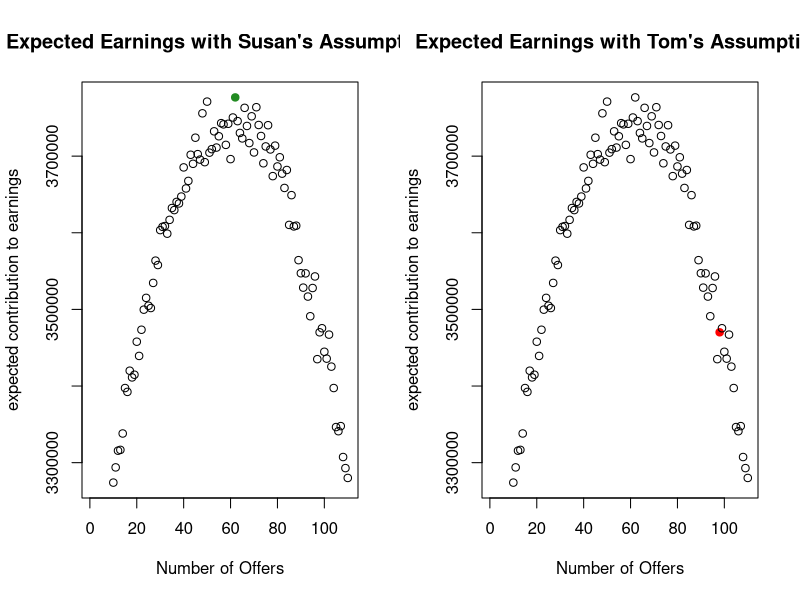
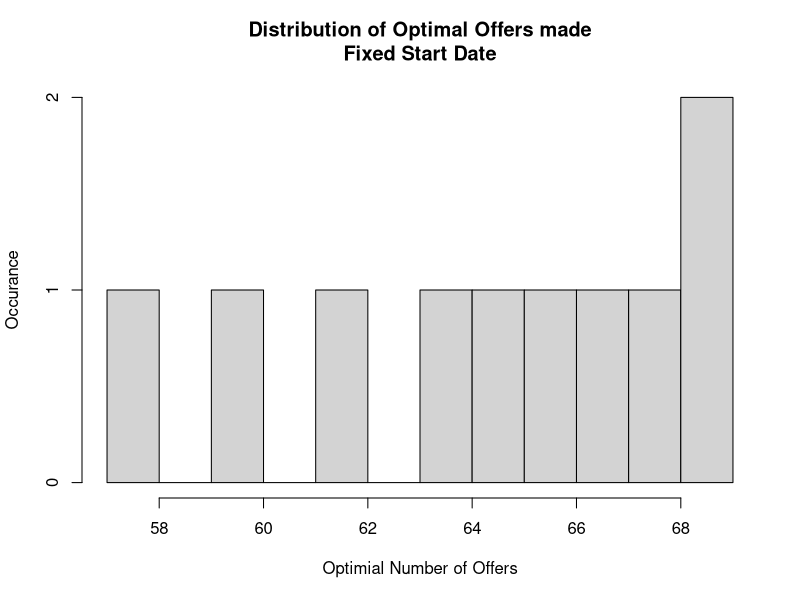
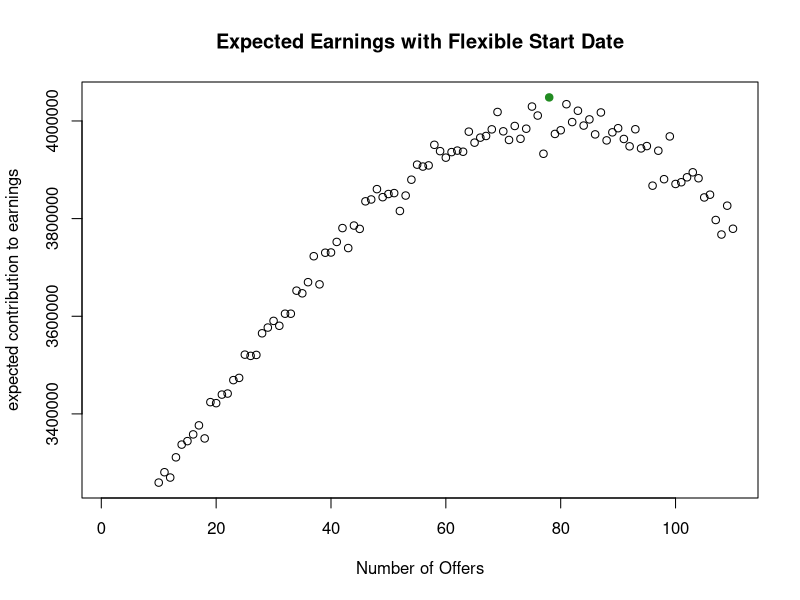
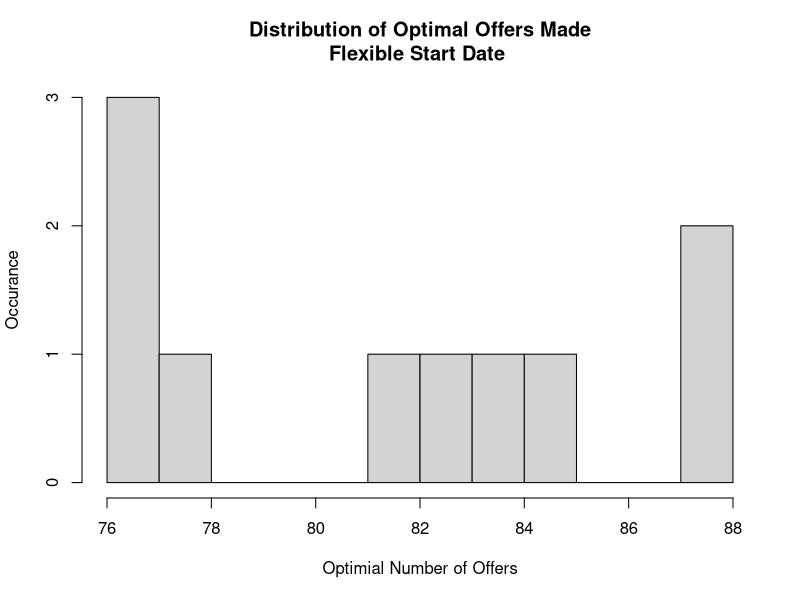
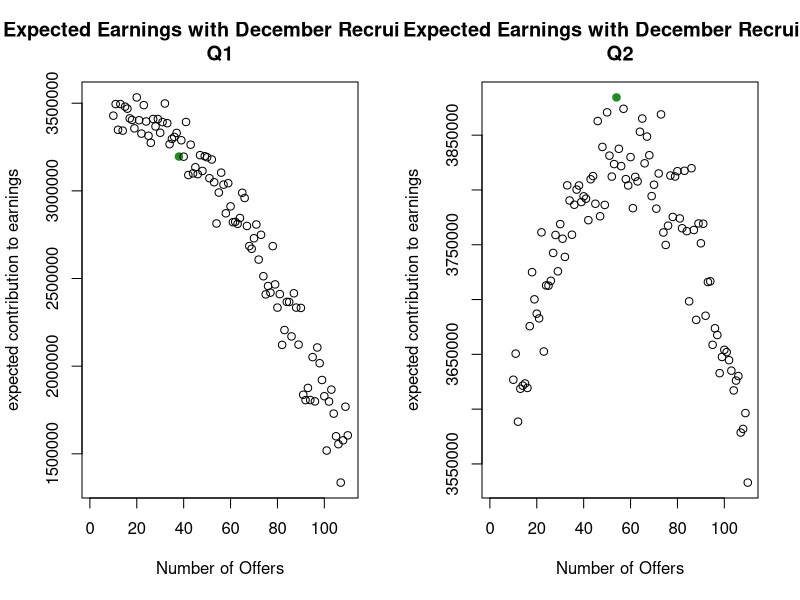

The R source for these figures, in order: (Note: this script raises an error after producing the figures.)
#############################################
#### Susan's Model for Fixed Start Date ##### 
#############################################
contributions = function(q){
  offersmade = q
  new_analyst = rbinom(1,offersmade, .7)
  retention = c(runif(1,.90,1),runif(4,.95,1),runif(1,.8,1),runif(3,.9,1),runif(1,.8,1),runif(3,.9,1),runif(2,.95,1))
  new_analyst1 = c(0,0,new_analyst,0,0,0,0,0,0,0,0,0,0,0,0)
  demand_hist = c(105,95,75,70,70,110,105,90,65,80,90,120,105,95,75)
  unexpected = rnorm(1, mean = 0, sd = 0.05)
  noise = rnorm(15, mean = 0, sd = 0.1)
  actual = c()
  for(i in 1:15){
    actual[i] = demand_hist[i]*(1+unexpected)*(1+noise[i])
  }
  analyst_next = c(63)
  for(i in 1:14){
    analyst_next[i+1] = analyst_next[i]*retention[i]+new_analyst1[i]
  }
  short = c()
  for(i in 1:15){
    if (analyst_next[i]-actual[i]<0){
      short[i]=-1*(analyst_next[i]-actual[i])
    }
    else
      short[i]=0
  }
  excess = c()
  for(i in 1:15){
    if(analyst_next[i]-actual[i]>0){
      excess[i] = analyst_next[i]-actual[i]
    }
    else
      excess[i] = 0
  }
  excess_cost=6000
  short_cost=3600
  base_contribution=4000
  earnings=c()
  for(i in 1:15){
    earnings[i] = base_contribution*actual[i]-(short[i]*short_cost+excess[i]*excess_cost)
  }
  sum(earnings)
}



###################################################
#### Optimum Offers Made for Fixed Start Date ##### 
###################################################
earnings_total = c()
bestq = c()
for (i in 10:110){
  etmp <- c()
  for (j in 1:100){
    etmp[j]<-contributions(i)
  }
  earnings_total[i-9] <- mean(etmp)
}
(bestq = which.max(earnings_total)+9)


## Shift earnings_total's index backwards so that it starts from 10
new_earnings_total = c()
for(i in 1:length(earnings_total)){
  new_earnings_total[i+9] = earnings_total[i]
}
par(mfrow=c(1,2))
index = seq(1,110,1)
plot(index, new_earnings_total, col=ifelse(index == bestq,"forestgreen","black"), pch = ifelse(index==bestq,19,1), xlab = 'Number of Offers', ylab = 'expected contribution to earnings',
     main = "Expected Earnings with Susan's Assumption")
plot(index, new_earnings_total, col=ifelse(index == 98,"red","black"), pch = ifelse(index==98,19,1),xlab = 'Number of Offers', ylab = 'expected contribution to earnings',
     main = "Expected Earnings with Tom's Assumption")
diff_earnings = new_earnings_total[bestq]-new_earnings_total[98]
max_fixed_earnings = new_earnings_total[bestq]


## Simulate the best q multiple times so that we could draw a distribution
best_bestq = c()
for (a in 1:10){
  for (i in 10:110){
    etmp <- c()
    for (j in 1:100){
      etmp[j]<-contributions(i)
    }
    earnings_total[i-9] <- mean(etmp)
  }
  bestq = which.max(earnings_total)+9
  best_bestq[a]=bestq
}
par(mfrow=c(1,1))
hist(best_bestq, breaks = 10, main = "Distribution of Optimal Offers made\nFixed Start Date", xlab = "Optimial Number of Offers",
     ylab = "Occurance")



################################################
#### Susan's Model for Flexible Start Date ##### 
################################################
flex = function(q){
  offersmade = q
  new_analyst = rbinom(1,offersmade, .7)
  new_analyst_sep = runif(1,.7,1)*(new_analyst/2)
  retention = c(runif(1,.90,1),runif(4,.95,1),runif(1,.8,1),runif(3,.9,1),runif(1,.8,1),runif(3,.9,1),runif(2,.95,1))
  new_analyst1 = c(0,0,new_analyst/2,0,new_analyst_sep,0,0,0,0,0,0,0,0,0,0)
  demand_hist = c(105,95,75,70,70,110,105,90,65,80,90,120,105,95,75)
  unexpected = rnorm(1, mean = 0, sd = 0.05)
  noise = rnorm(15, mean = 0, sd = 0.1)
  actual = c()
  for(i in 1:15){
    actual[i] = demand_hist[i]*(1+unexpected)*(1+noise[i])
  }
  analyst_next = c(63)
  for(i in 1:14){
    analyst_next[i+1] = analyst_next[i]*retention[i]+new_analyst1[i]
  }
  short = c()
  for(i in 1:15){
    if (analyst_next[i]-actual[i]<0){
      short[i]=-1*(analyst_next[i]-actual[i])
    }
    else
      short[i]=0
  }
  excess = c()
  for(i in 1:15){
    if(analyst_next[i]-actual[i]>0){
      excess[i] = analyst_next[i]-actual[i]
    }
    else
      excess[i] = 0
  }
  excess_cost=6000
  short_cost=3600
  base_contribution=4000
  earnings=c()
  for(i in 1:15){
    earnings[i] = base_contribution*actual[i]-(short[i]*short_cost+excess[i]*excess_cost)
  }
  sum(earnings)
}



######################################################
#### Optimum Offers Made for Flexible Start Date ##### 
######################################################
earnings_total = c()
bestq = c()
for (i in 10:110){
  etmp <- c()
  for (j in 1:100){
    etmp[j]<-flex(i)
  }
  earnings_total[i-9] <- mean(etmp)
}
(bestq = which.max(earnings_total)+9)


new_earnings_total = c()
for(i in 1:length(earnings_total)){
  new_earnings_total[i+9] = earnings_total[i]
}
par(mfrow=c(1,1))
index = seq(1,110,1)
plot(index, new_earnings_total, col=ifelse(index == bestq,"forestgreen","black"), pch = ifelse(index==bestq,19,1), xlab = 'Number of Offers', ylab = 'expected contribution to earnings',
     main = "Expected Earnings with Flexible Start Date")


best_bestq = c()
for (a in 1:10){
  for (i in 10:110){
    etmp <- c()
    for (j in 1:100){
      etmp[j]<-flex(i)
    }
    earnings_total[i-9] <- mean(etmp)
  }
  bestq = which.max(earnings_total)+9
  best_bestq[a]=bestq
}
par(mfrow=c(1,1))
hist(best_bestq, breaks = 10, main = "Distribution of Optimal Offers Made\nFlexible Start Date ", xlab = "Optimial Number of Offers",
     ylab = "Occurance")
max_flex_earning = new_earnings_total[bestq]
(diff_earnings_starts=max_flex_earning - max_fixed_earnings)



#################################################################
#### Susan's Model for Mid-Year Recruiting Fixed Start Date ##### 
#################################################################
mid_fixed = function(q1,q2){
  offersmade_jun = q1
  offersmade_dec = q2
  new_analyst_jun = rbinom(1,offersmade_jun,.7)
  new_analyst_dec = rbinom(1,offersmade_dec,.7)
  retention = c(runif(1,.90,1),runif(4,.95,1),runif(1,.8,1),runif(3,.9,1),runif(1,.8,1),runif(3,.9,1),runif(2,.95,1))
  new_analyst1 = c(0,0,new_analyst_jun,0,0,0,0,0,new_analyst_dec,0,0,0,0,0,0)
  demand_hist = c(105,95,75,70,70,110,105,90,65,80,90,120,105,95,75)
  unexpected = rnorm(1, mean = 0, sd = 0.05)
  noise = rnorm(15, mean = 0, sd = 0.1)
  actual = c()
  for(i in 1:15){
    actual[i] = demand_hist[i]*(1+unexpected)*(1+noise[i])
  }
  analyst_next = c(63)
  for(i in 1:14){
    analyst_next[i+1] = analyst_next[i]*retention[i]+new_analyst1[i]
  }
  short = c()
  for(i in 1:15){
    if (analyst_next[i]-actual[i]<0){
      short[i]=-1*(analyst_next[i]-actual[i])
    }
    else
      short[i]=0
  }
  excess = c()
  for(i in 1:15){
    if(analyst_next[i]-actual[i]>0){
      excess[i] = analyst_next[i]-actual[i]
    }
    else
      excess[i] = 0
  }
  excess_cost=6000
  short_cost=3600
  base_contribution=4000
  dec_cost=22000
  earnings=c()
  for(i in 1:15){
    earnings[i] = base_contribution*actual[i]-(short[i]*short_cost+excess[i]*excess_cost)-dec_cost
  }
  sum(earnings)
}



#######################################################################
#### Optimum Offers Made for December Recruiting Fixed Start Date ##### 
#######################################################################
earnings_total1 = c()
earnings_total2 = c()
bestq1 = c()
bestq2 = c()
for(a in 10:110){
  for (i in 10:110){
    etmp <- c()
    for (j in 1:20){
      etmp[j]<-mid_fixed(i,a)
    }
    earnings_total1[i-9] <- mean(etmp)
  }
  earnings_total2[a-9] = max(earnings_total1)
  bestq1[a] = which.max(earnings_total1)+9
}
(bestq2 = which.max(earnings_total2)+9)
(bestq1 = bestq1[bestq2])


new_earnings_total1 = c()
new_earnings_total2 = c()
for(i in 1:length(earnings_total1)){
  new_earnings_total1[i+9] = earnings_total1[i]
}
for(i in 1:length(earnings_total2)){
  new_earnings_total2[i+9] = earnings_total2[i]
}
par(mfrow=c(1,2))
index = seq(1,110,1)
plot(index, new_earnings_total1, col=ifelse(index == bestq1,"forestgreen","black"), pch = ifelse(index==bestq1,19,1), xlab = 'Number of Offers', ylab = 'expected contribution to earnings',
     main = "Expected Earnings with December Recruiting\nQ1")
plot(index, new_earnings_total2, col=ifelse(index == bestq2,"forestgreen","black"), pch = ifelse(index==bestq2,19,1), xlab = 'Number of Offers', ylab = 'expected contribution to earnings',
     main = "Expected Earnings with December Recruiting\nQ2")


q1 = sample(20:50,100,replace = T)
q2 = sample(45:80,100,replace = T)
for(a in 1:30){
  best_earnings = c()
  for(i in 1:100){
    best_earnings[i] = mid_fixed(q1[i],q2[i])
  }
  location[a]=which.max(best_earnings)
}
par(mfrow=c(1,2))
hist(q1[location], breaks = 15, main = "Distribution of Optimal Offers Made\nDecember Recruiting with Fixed Start Date", xlab = "Optimial Number of Offers",
     ylab = "Occurance")
hist(q2[location], breaks = 15, main = "Distribution of Optimal Offers Made\nDecember Recruiting with Fixed Start Date", xlab = "Optimial Number of Offers",
     ylab = "Occurance")



####################################################################
#### Susan's Model for Mid-Year Recruiting Flexible Start Date ##### 
####################################################################
mid_flex = function(q1,q2){
  offersmade_jun = q1
  offersmade_dec = q2
  new_analyst_jun = rbinom(1,offersmade_jun,.7)
  new_analyst_aug = runif(1,.7,1)*(new_analyst_jun/2)
  new_analyst_dec = rbinom(1,offersmade_dec,.7)
  new_analyst_feb = runif(1,.7,1)*(new_analyst_dec/2)
  retention = c(runif(1,.90,1),runif(4,.95,1),runif(1,.8,1),runif(3,.9,1),runif(1,.8,1),runif(3,.9,1),runif(2,.95,1))
  new_analyst1 = c(0,0,new_analyst_jun/2,0,new_analyst_aug,0,0,0,new_analyst_dec/2,0,new_analyst_feb,0,0,0,0)
  demand_hist = c(105,95,75,70,70,110,105,90,65,80,90,120,105,95,75)
  unexpected = rnorm(1, mean = 0, sd = 0.05)
  noise = rnorm(15, mean = 0, sd = 0.1)
  actual = c()
  for(i in 1:15){
    actual[i] = demand_hist[i]*(1+unexpected)*(1+noise[i])
  }
  analyst_next = c(63)
  for(i in 1:14){
    analyst_next[i+1] = analyst_next[i]*retention[i]+new_analyst1[i]
  }
  short = c()
  for(i in 1:15){
    if (analyst_next[i]-actual[i]<0){
      short[i]=-1*(analyst_next[i]-actual[i])
    }
    else
      short[i]=0
  }
  excess = c()
  for(i in 1:15){
    if(analyst_next[i]-actual[i]>0){
      excess[i] = analyst_next[i]-actual[i]
    }
    else
      excess[i] = 0
  }
  excess_cost=6000
  short_cost=3600
  base_contribution=4000
  dec_cost=22000
  earnings=c()
  for(i in 1:15){
    earnings[i] = base_contribution*actual[i]-(short[i]*short_cost+excess[i]*excess_cost)-dec_cost
  }
  sum(earnings)
}



###########################################################################
#### Optimum Offers Made for December Recruiting Flexiable Start Date ##### 
###########################################################################
earnings_total1 = c()
earnings_total2 = c()
bestq1 = c()
bestq2 = c()
for(a in 10:110){
  for (i in 10:110){
    etmp <- c()
    for (j in 1:20){
      etmp[j]<-mid_flex(i,a)
    }
    earnings_total1[i-9] <- mean(etmp)
  }
  earnings_total2[a-9] = max(earnings_total1)
  bestq1[a] = which.max(earnings_total1)+9
}
(bestq2 = which.max(earnings_total2)+9)
(bestq1 = bestq1[bestq2])


new_earnings_total1 = c()
new_earnings_total2 = c()
for(i in 1:length(earnings_total1)){
  new_earnings_total1[i+9] = earnings_total1[i]
}
for(i in 1:length(earnings_total2)){
  new_earnings_total2[i+9] = earnings_total2[i]
}
par(mfrow=c(1,2))
index = seq(1,110,1)
plot(index, new_earnings_total1, col=ifelse(index == bestq1,"forestgreen","black"), pch = ifelse(index==bestq1,19,1), xlab = 'Number of Offers', ylab = 'expected contribution to earnings',
     main = "Expected Earnings with December Recruiting\nQ1")
plot(index, new_earnings_total2, col=ifelse(index == bestq2,"forestgreen","black"), pch = ifelse(index==bestq2,19,1), xlab = 'Number of Offers', ylab = 'expected contribution to earnings',
     main = "Expected Earnings with December Recruiting\nQ2")


q1 = sample(40:70,100,replace = T)
q2 = sample(60:90,100,replace = T)
for(a in 1:30){
  best_earnings = c()
  for(i in 1:100){
    best_earnings[i] = mid_fixed(q1[i],q2[i])
  }
  location[a]=which.max(best_earnings)
}
par(mfrow=c(1,2))
hist(q1[location], breaks = 15, main = "Distribution of Optimal Offers Made\nDecember Recruiting with Flexible Start Date", xlab = "Optimial Number of Offers",
     ylab = "Occurance")
hist(q2[location], breaks = 15, main = "Distribution of Optimal Offers Made\nDecember Recruiting with Fixible Start Date", xlab = "Optimial Number of Offers",
     ylab = "Occurance")